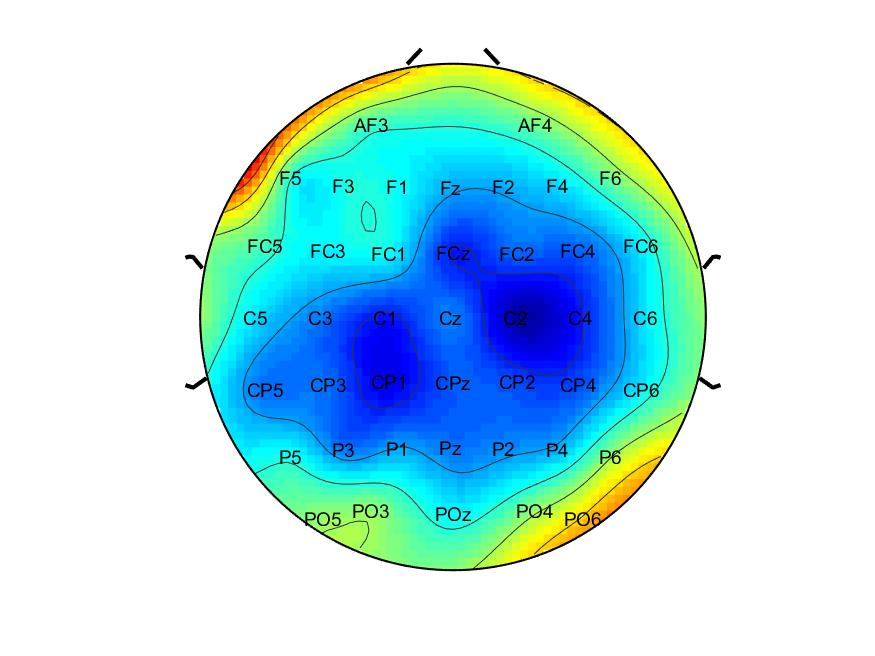
#> input picture image_class-master/SSIM/7.jpg, 875 x 656 px
$ python '对比图.py'
#> lines starting #> are read from the running program, lines starting #| are printed output that depends on the picture
import cv2
import matplotlib.pyplot  as plt


#img2
img1 = cv2.imread('7.jpg',
                  cv2.IMREAD_COLOR)
#> img1 is the input picture: shape (656, 875, 3); mean B, G, R 232.5, 224.7, 181.9
img2 = cv2.imread('8.jpg',
                  cv2.IMREAD_COLOR)
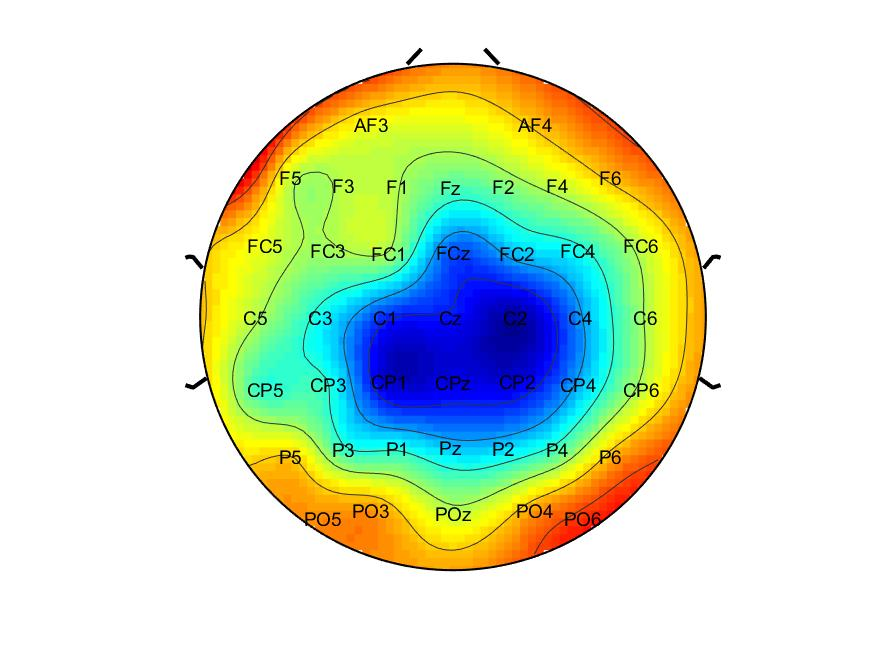
#> input picture image_class-master/SSIM/8.jpg, 875 x 656 px
#> img2 is the input picture: shape (656, 875, 3); mean B, G, R 201.7, 226.7, 212

img1 = cv2.cvtColor(img1, cv2.COLOR_BGR2RGB)
img2 = cv2.cvtColor(img2, cv2.COLOR_BGR2RGB)

plt.rcParams['font.sans-serif'] = ['SimHei']
plt.rcParams['axes.unicode_minus'] = False

plt.subplot(1, 2, 1)
plt.title("原始图")
plt.imshow(img1)

plt.subplot(1, 2, 2)
plt.title("纹理提取图")
plt.imshow(img2)

plt.savefig('对比图.jpg',bbox_inches='tight')
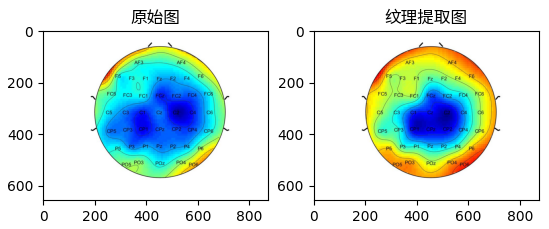
#> figure drawn by matplotlib, 2 panels
plt.show()
